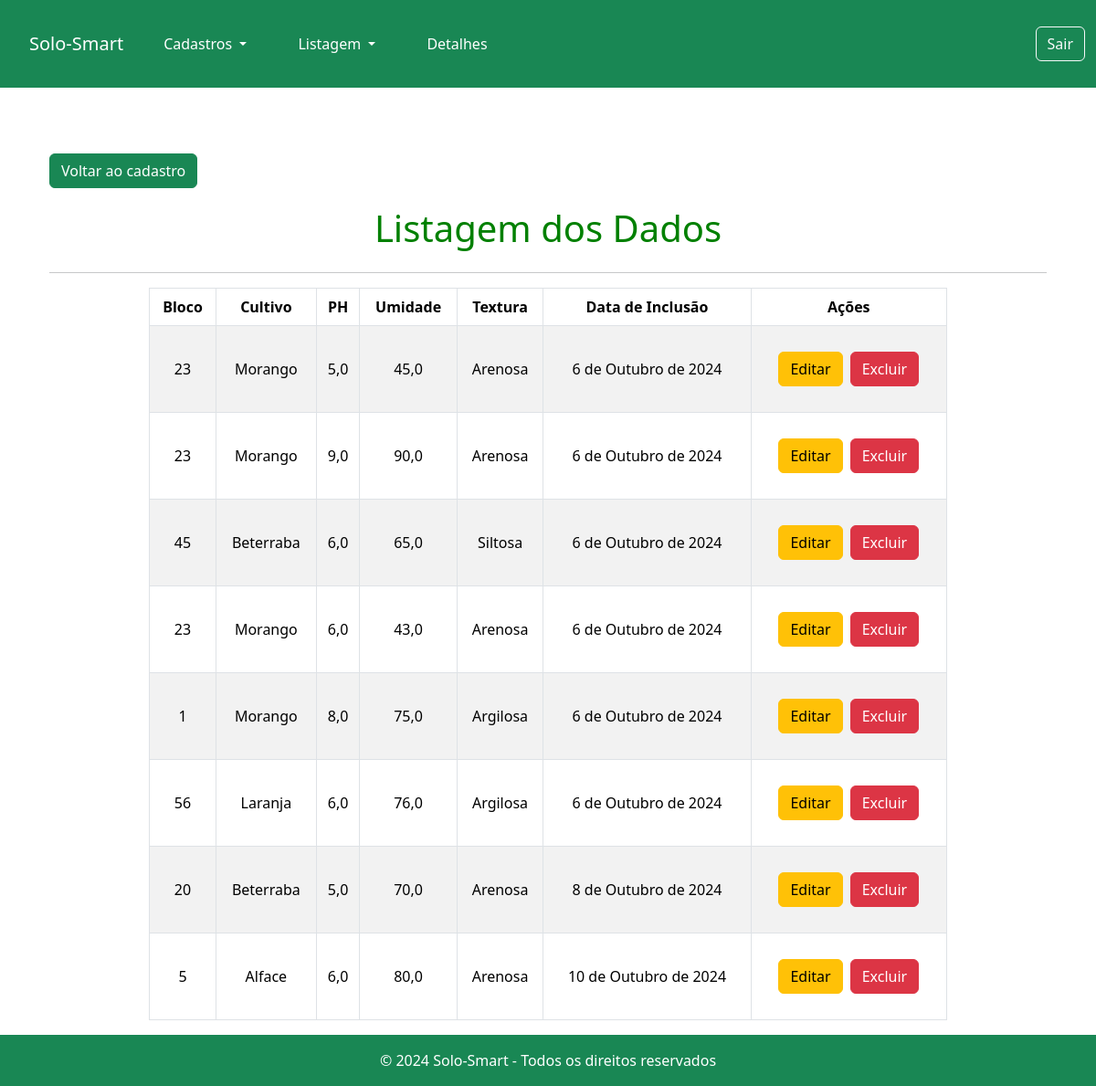
Before: /listagem_dados/ (signed in) with the older database file.
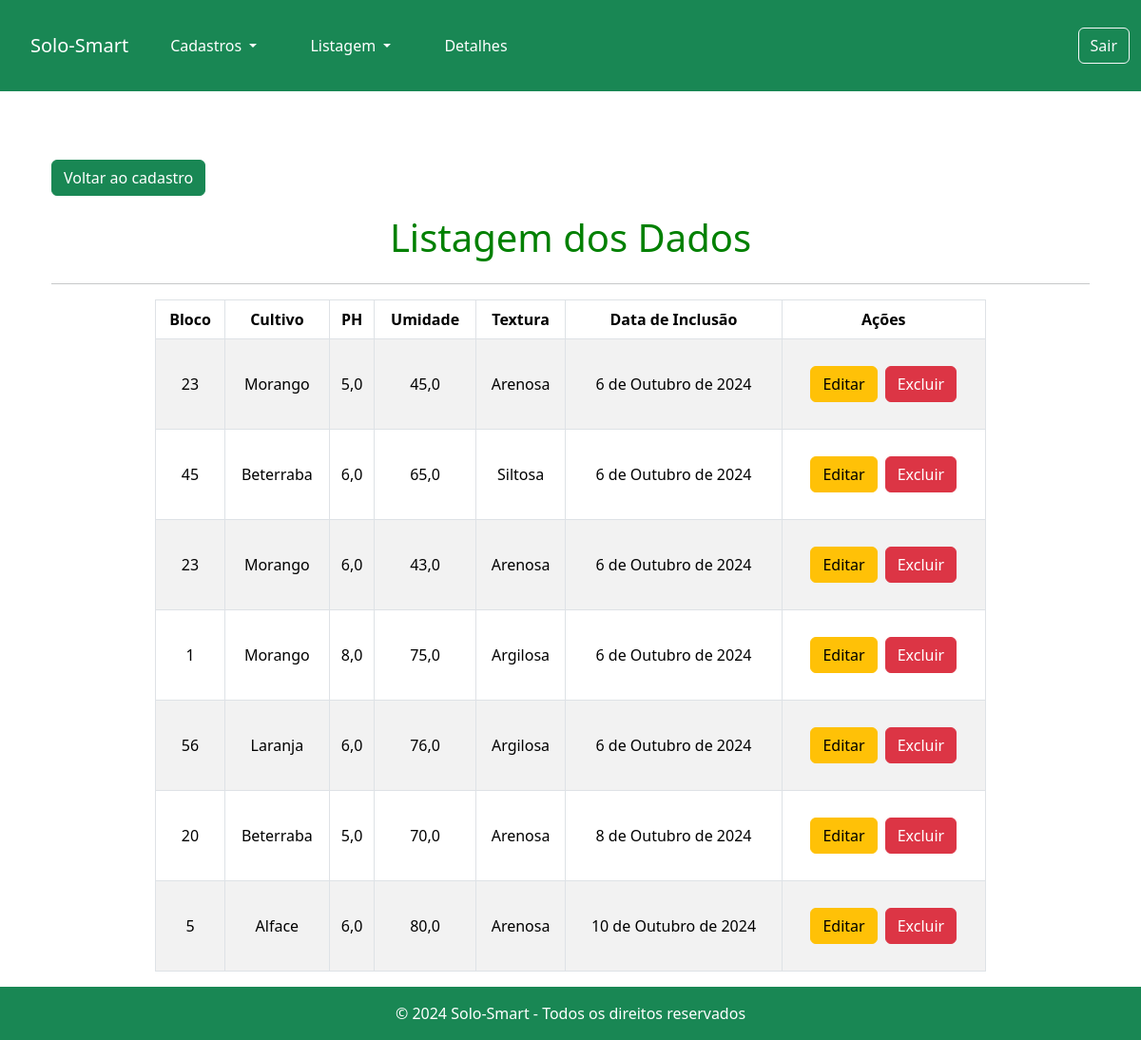
After: the same page with the newer database file.
### app_fazenda/models.py (models this page shows)
class Dados(models.Model):
    id = models.AutoField(primary_key=True)
    bloco = models.IntegerField()
    cultivo = models.TextField(max_length=255)
    ph = models.FloatField()
    umidade = models.FloatField()
    textura = models.TextField(max_length=255)
    data = models.DateField(auto_now_add=True)
    usuario = models.ForeignKey(get_user_model(), on_delete=models.CASCADE)

### app_fazenda/views.py (the view)
# urls.py: path('listagem_dados/', views.listagem, name='listagem_dados'),
@login_required
def listagem(request):
    if request.method == 'POST':
        form = DadosForm(request.POST)
        if form.is_valid():
            dados_instance = form.save(commit=False)  # Não salva ainda
            dados_instance.usuario = request.user  # Define o usuário
            dados_instance.save()  # Agora salva
            return redirect('listagem_dados')
        else:
            print(form.errors)  # Verificar quais erros estão presentes
            return render(request, 'dados/cadastro.html', {'form': form})
    else:
        form = DadosForm()
    dados = {
        'dados': Dados.objects.filter(usuario=request.user),  # Filtra pelos dados do usuário
        'form': form
    }
    return render(request, 'dados/listagem.html', dados)

### app_fazenda/templates/dados/listagem.html (shortened to what this page needs)
{% extends 'base.html' %}
{% block content %}
<div class="container mt-5">
    <a style="margin: 0;" href="{% url 'cadastro_dados' %} " class="btn btn-success">Voltar ao cadastro</a>
    <h1 class="mb-4 text-center">Listagem dos Dados</h1>
    <hr>
    <div id="div-lista" class="table-responsive">
        <table class="table table-bordered table-striped text-center align-middle" id="lista-dados">
            <thead class="bg-success text-white">
                <tr>
                    <th>Bloco</th>
                    <th>Cultivo</th>
                    <th>PH</th>
                    <th>Umidade</th>
                    <th>Textura</th>
                    <th>Data de Inclusão</th>
                    <th>Ações</th>
                </tr>
            </thead>
            <tbody>
                {% for dado in dados %}
                <tr>
                    <td>{{ dado.bloco }}</td>
                    <td>{{ dado.cultivo }}</td>
                    <td>{{ dado.ph }}</td>
                    <td>{{ dado.umidade }}</td>
                    <td>{{ dado.textura }}</td>
                    <td>{{ dado.data }}</td>
                    <td>
                        <div class="d-flex justify-content-center">
                            <a href="{% url 'editar_dados' dado.pk %}" class="btn btn-warning mx-1">Editar</a>
                            <a href="{% url 'excluir_dados' dado.pk %}" class="btn btn-danger mx-1">Excluir</a>
                        </div>
                    </td>
                </tr>
                {% endfor %}
            </tbody>
        </table>
    </div>
</div>
{% endblock %}

### app_fazenda/templates/base.html (shortened to what this page needs)
<!doctype html>
<html lang="pt-BR">
    <head>
        {% load static %}
        <link rel="stylesheet" href="{% static 'bootstrap/css/bootstrap.min.css' %}">
        <link rel="stylesheet" href="{% static 'css/styles.css' %}" type="text/css">
    </head>
    <body>
    <header>
        <nav class="navbar navbar-expand-lg navbar-dark bg-success">
            <div class="container-fluid">
                <a class="navbar-brand" href="{% url 'home' %}">Solo-Smart</a>
                <div class="collapse navbar-collapse" id="navbarNav">
                    <ul class="navbar-nav me-auto">
                        {% if user.is_authenticated %}
                            <li class="nav-item dropdown">
                                <a class="nav-link dropdown-toggle" href="#" role="button" data-bs-toggle="dropdown" aria-expanded="false">
                                    Cadastros
                                </a>
                            </li>
                            <li class="nav-item dropdown">
                                <a class="nav-link dropdown-toggle" href="#" role="button" data-bs-toggle="dropdown" aria-expanded="false">
                                    Listagem
                                </a>
                            </li>
                            <li class="nav-item">
                                <a class="nav-link" href="{% url 'selecionar' %}">Detalhes</a>
                            </li>
                        {% endif %}
                    </ul>
                    <form action="{% url 'logout' %}" method="post" style="display: inline;">
                        <button type="submit" class="btn btn-outline-light">Sair</button>
                    </form>
                </div>
            </div>
        </nav>
    </header>
    <div class="container mt-4">
        {% block content %}{% endblock %}
    </div>
    <footer class="footer mt-auto py-3 bg-success text-white">
        <div class="container text-center">
            <span>&copy; 2024 Solo-Smart - Todos os direitos reservados</span>
        </div>
    </footer>
    </body>
</html>

### static/css/styles.css (style rules this page uses)
* { padding: 0; margin: 0; }
body, html { height: 100%; margin: 0; display: flex; flex-direction: column; }
a { text-decoration: none; margin: 20px; color: white; font-size: 18px; }
h1 { text-align: center; color: green; margin: 20px; }
.nav-link { color: white !important; }
#lista-dados { width: 80%; }
#div-lista { display: flex; justify-content: center; align-items: center; }

Changed rows visible on the page:
removed Dados: bloco "23", cultivo "Morango", ph "9,0", umidade "90,0", textura "Arenosa", data "6 de Outubro de 2024"
